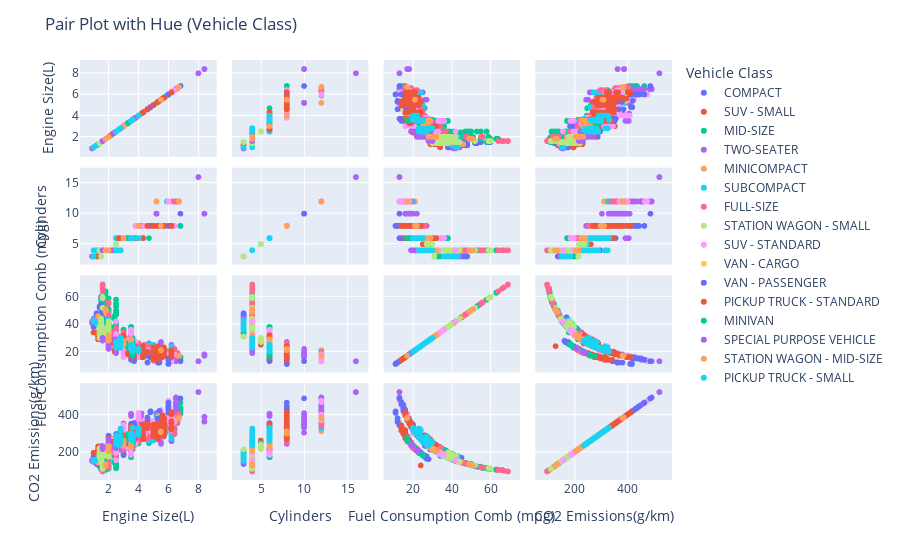

The cell this chart's notebook holds for it:
### Code cell
# Import necessary libraries
import pandas as pd
import plotly.express as px

# Load your dataset
data = pd.read_csv('CO2 Emissions_Canada.csv')

# Generate and display plots
fig = px.scatter_matrix(data, dimensions=['Engine Size(L)', 'Cylinders', 'Fuel Consumption Comb (mpg)', 'CO2 Emissions(g/km)'],
                        color='Vehicle Class')
fig.update_layout(title="Pair Plot with Hue (Vehicle Class)")
fig.show()

### Figure 1 — Plotly figure (JSON) as saved in the notebook; plotly's stock layout.template omitted (floating-point values rounded to 4 significant figures; data arrays with more than 128 entries replaced by an {"elided": "..."} marker saying what was removed)
{"data": [{"dimensions": [{"axis": {"matches": true}, "label": "Engine Size(L)", "values": {"elided": "1022 float values"}}, {"axis": {"matches": true}, "label": "Cylinders", "values": {"elided": "1022 int values"}}, {"axis": {"matches": true}, "label": "Fuel Consumption Comb (mpg)", "values": {"elided": "1022 int values"}}, {"axis": {"matches": true}, "label": "CO2 Emissions(g/km)", "values": {"elided": "1022 int values"}}], "hovertemplate": "Vehicle Class=COMPACT<br>%{xaxis.title.text}=%{x}<br>%{yaxis.title.text}=%{y}<extra></extra>", "legendgroup": "COMPACT", "marker": {"color": "#636efa", "symbol": "circle"}, "name": "COMPACT", "showlegend": true, "type": "splom"}, {"dimensions": [{"axis": {"matches": true}, "label": "Engine Size(L)", "values": {"elided": "1217 float values"}}, {"axis": {"matches": true}, "label": "Cylinders", "values": {"elided": "1217 int values"}}, {"axis": {"matches": true}, "label": "Fuel Consumption Comb (mpg)", "values": {"elided": "1217 int values"}}, {"axis": {"matches": true}, "label": "CO2 Emissions(g/km)", "values": {"elided": "1217 int values"}}], "hovertemplate": "Vehicle Class=SUV - SMALL<br>%{xaxis.title.text}=%{x}<br>%{yaxis.title.text}=%{y}<extra></extra>", "legendgroup": "SUV - SMALL", "marker": {"color": "#EF553B", "symbol": "circle"}, "name": "SUV - SMALL", "showlegend": true, "type": "splom"}, {"dimensions": [{"axis": {"matches": true}, "label": "Engine Size(L)", "values": {"elided": "1133 float values"}}, {"axis": {"matches": true}, "label": "Cylinders", "values": {"elided": "1133 int values"}}, {"axis": {"matches": true}, "label": "Fuel Consumption Comb (mpg)", "values": {"elided": "1133 int values"}}, {"axis": {"matches": true}, "label": "CO2 Emissions(g/km)", "values": {"elided": "1133 int values"}}], "hovertemplate": "Vehicle Class=MID-SIZE<br>%{xaxis.title.text}=%{x}<br>%{yaxis.title.text}=%{y}<extra></extra>", "legendgroup": "MID-SIZE", "marker": {"color": "#00cc96", "symbol": "circle"}, "name": "MID-SIZE", "showlegend": true, "type": "splom"}, {"dimensions": [{"axis": {"matches": true}, "label": "Engine Size(L)", "values": {"elided": "460 float values"}}, {"axis": {"matches": true}, "label": "Cylinders", "values": {"elided": "460 int values"}}, {"axis": {"matches": true}, "label": "Fuel Consumption Comb (mpg)", "values": {"elided": "460 int values"}}, {"axis": {"matches": true}, "label": "CO2 Emissions(g/km)", "values": {"elided": "460 int values"}}], "hovertemplate": "Vehicle Class=TWO-SEATER<br>%{xaxis.title.text}=%{x}<br>%{yaxis.title.text}=%{y}<extra></extra>", "legendgroup": "TWO-SEATER", "marker": {"color": "#ab63fa", "symbol": "circle"}, "name": "TWO-SEATER", "showlegend": true, "type": "splom"}, {"dimensions": [{"axis": {"matches": true}, "label": "Engine Size(L)", "values": {"elided": "326 float values"}}, {"axis": {"matches": true}, "label": "Cylinders", "values": {"elided": "326 int values"}}, {"axis": {"matches": true}, "label": "Fuel Consumption Comb (mpg)", "values": {"elided": "326 int values"}}, {"axis": {"matches": true}, "label": "CO2 Emissions(g/km)", "values": {"elided": "326 int values"}}], "hovertemplate": "Vehicle Class=MINICOMPACT<br>%{xaxis.title.text}=%{x}<br>%{yaxis.title.text}=%{y}<extra></extra>", "legendgroup": "MINICOMPACT", "marker": {"color": "#FFA15A", "symbol": "circle"}, "name": "MINICOMPACT", "showlegend": true, "type": "splom"}, {"dimensions": [{"axis": {"matches": true}, "label": "Engine Size(L)", "values": {"elided": "606 float values"}}, {"axis": {"matches": true}, "label": "Cylinders", "values": {"elided": "606 int values"}}, {"axis": {"matches": true}, "label": "Fuel Consumption Comb (mpg)", "values": {"elided": "606 int values"}}, {"axis": {"matches": true}, "label": "CO2 Emissions(g/km)", "values": {"elided": "606 int values"}}], "hovertemplate": "Vehicle Class=SUBCOMPACT<br>%{xaxis.title.text}=%{x}<br>%{yaxis.title.text}=%{y}<extra></extra>", "legendgroup": "SUBCOMPACT", "marker": {"color": "#19d3f3", "symbol": "circle"}, "name": "SUBCOMPACT", "showlegend": true, "type": "splom"}, {"dimensions": [{"axis": {"matches": true}, "label": "Engine Size(L)", "values": {"elided": "639 float values"}}, {"axis": {"matches": true}, "label": "Cylinders", "values": {"elided": "639 int values"}}, {"axis": {"matches": true}, "label": "Fuel Consumption Comb (mpg)", "values": {"elided": "639 int values"}}, {"axis": {"matches": true}, "label": "CO2 Emissions(g/km)", "values": {"elided": "639 int values"}}], "hovertemplate": "Vehicle Class=FULL-SIZE<br>%{xaxis.title.text}=%{x}<br>%{yaxis.title.text}=%{y}<extra></extra>", "legendgroup": "FULL-SIZE", "marker": {"color": "#FF6692", "symbol": "circle"}, "name": "FULL-SIZE", "showlegend": true, "type": "splom"}, {"dimensions": [{"axis": {"matches": true}, "label": "Engine Size(L)", "values": {"elided": "252 float values"}}, {"axis": {"matches": true}, "label": "Cylinders", "values": {"elided": "252 int values"}}, {"axis": {"matches": true}, "label": "Fuel Consumption Comb (mpg)", "values": {"elided": "252 int values"}}, {"axis": {"matches": true}, "label": "CO2 Emissions(g/km)", "values": {"elided": "252 int values"}}], "hovertemplate": "Vehicle Class=STATION WAGON - SMALL<br>%{xaxis.title.text}=%{x}<br>%{yaxis.title.text}=%{y}<extra></extra>", "legendgroup": "STATION WAGON - SMALL", "marker": {"color": "#B6E880", "symbol": "circle"}, "name": "STATION WAGON - SMALL", "showlegend": true, "type": "splom"}, {"dimensions": [{"axis": {"matches": true}, "label": "Engine Size(L)", "values": {"elided": "735 float values"}}, {"axis": {"matches": true}, "label": "Cylinders", "values": {"elided": "735 int values"}}, {"axis": {"matches": true}, "label": "Fuel Consumption Comb (mpg)", "values": {"elided": "735 int values"}}, {"axis": {"matches": true}, "label": "CO2 Emissions(g/km)", "values": {"elided": "735 int values"}}], "hovertemplate": "Vehicle Class=SUV - STANDARD<br>%{xaxis.title.text}=%{x}<br>%{yaxis.title.text}=%{y}<extra></extra>", "legendgroup": "SUV - STANDARD", "marker": {"color": "#FF97FF", "symbol": "circle"}, "name": "SUV - STANDARD", "showlegend": true, "type": "splom"}, {"dimensions": [{"axis": {"matches": true}, "label": "Engine Size(L)", "values": [4.3, 5.3, 5.3, 5.3, 5.3, 5.3, 5.3, 5.3, 5.3, 4.6, 4.6, 5.4, 5.4, 4.3, 5.3, 5.3, 5.3, 5.3, 5.3, 5.3, 5.3, 5.3]}, {"axis": {"matches": true}, "label": "Cylinders", "values": [6, 8, 8, 8, 8, 8, 8, 8, 8, 8, 8, 8, 8, 6, 8, 8, 8, 8, 8, 8, 8, 8]}, {"axis": {"matches": true}, "label": "Fuel Consumption Comb (mpg)", "values": [19, 18, 14, 17, 13, 17, 13, 17, 12, 17, 13, 16, 13, 19, 18, 14, 17, 13, 17, 13, 17, 12]}, {"axis": {"matches": true}, "label": "CO2 Emissions(g/km)", "values": [347, 366, 334, 380, 344, 380, 344, 380, 362, 373, 350, 396, 360, 347, 366, 334, 380, 344, 380, 344, 380, 362]}], "hovertemplate": "Vehicle Class=VAN - CARGO<br>%{xaxis.title.text}=%{x}<br>%{yaxis.title.text}=%{y}<extra></extra>", "legendgroup": "VAN - CARGO", "marker": {"color": "#FECB52", "symbol": "circle"}, "name": "VAN - CARGO", "showlegend": true, "type": "splom"}, {"dimensions": [{"axis": {"matches": true}, "label": "Engine Size(L)", "values": [5.3, 5.3, 5.3, 5.3, 4.8, 6, 6, 4.8, 6, 6, 4.6, 4.6, 6.8, 5.4, 5.4, 5.3, 5.3, 5.3, 5.3, 4.8, 6, 6, 4.8, 6, 6, 4.8, 6, 6, 6, 4.8, 6, 6, 6, 3.5, 3.7, 3.7, 4.8, 6, 6, 6, 4.8, 6, 6, 6, 6, 6, 3.5, 3.7, 3.7, 6, 6, 6, 6, 3.5, 3.7, 3.7, 6, 6, 3.5, 3.7, 3.5, 3.7, 3.5, 3.5, 3.5, 3.5]}, {"axis": {"matches": true}, "label": "Cylinders", "values": [8, 8, 8, 8, 8, 8, 8, 8, 8, 8, 8, 8, 10, 8, 8, 8, 8, 8, 8, 8, 8, 8, 8, 8, 8, 8, 8, 8, 8, 8, 8, 8, 8, 6, 6, 6, 8, 8, 8, 8, 8, 8, 8, 8, 8, 8, 6, 6, 6, 8, 8, 8, 8, 6, 6, 6, 8, 8, 6, 6, 6, 6, 6, 6, 6, 6]}, {"axis": {"matches": true}, "label": "Fuel Consumption Comb (mpg)", "values": [17, 13, 17, 12, 16, 15, 11, 16, 15, 11, 17, 12, 13, 15, 12, 17, 13, 17, 12, 16, 15, 11, 16, 15, 11, 16, 15, 15, 11, 16, 15, 15, 11, 19, 19, 14, 16, 15, 15, 11, 16, 15, 15, 11, 15, 14, 19, 19, 13, 15, 14, 15, 15, 19, 19, 14, 15, 15, 19, 19, 19, 19, 19, 15, 19, 14]}, {"axis": {"matches": true}, "label": "CO2 Emissions(g/km)", "values": [380, 344, 380, 362, 414, 432, 411, 419, 435, 413, 386, 368, 488, 421, 382, 380, 344, 380, 362, 414, 432, 411, 419, 435, 413, 414, 432, 432, 414, 416, 437, 437, 418, 338, 340, 315, 414, 432, 432, 414, 416, 437, 437, 418, 441, 465, 342, 356, 345, 441, 465, 438, 445, 344, 354, 343, 438, 445, 345, 354, 346, 355, 340, 316, 352, 328]}], "hovertemplate": "Vehicle Class=VAN - PASSENGER<br>%{xaxis.title.text}=%{x}<br>%{yaxis.title.text}=%{y}<extra></extra>", "legendgroup": "VAN - PASSENGER", "marker": {"color": "#636efa", "symbol": "circle"}, "name": "VAN - PASSENGER", "showlegend": true, "type": "splom"}, {"dimensions": [{"axis": {"matches": true}, "label": "Engine Size(L)", "values": {"elided": "538 float values"}}, {"axis": {"matches": true}, "label": "Cylinders", "values": {"elided": "538 int values"}}, {"axis": {"matches": true}, "label": "Fuel Consumption Comb (mpg)", "values": {"elided": "538 int values"}}, {"axis": {"matches": true}, "label": "CO2 Emissions(g/km)", "values": {"elided": "538 int values"}}], "hovertemplate": "Vehicle Class=PICKUP TRUCK - STANDARD<br>%{xaxis.title.text}=%{x}<br>%{yaxis.title.text}=%{y}<extra></extra>", "legendgroup": "PICKUP TRUCK - STANDARD", "marker": {"color": "#EF553B", "symbol": "circle"}, "name": "PICKUP TRUCK - STANDARD", "showlegend": true, "type": "splom"}, {"dimensions": [{"axis": {"matches": true}, "label": "Engine Size(L)", "values": [3.6, 3.6, 3.6, 3.6, 3.5, 3.5, 2.5, 2.5, 3.5, 3.6, 3.6, 3.5, 3.5, 3.6, 3.6, 3.6, 3.6, 3.6, 3.5, 3.3, 3.3, 3.3, 2.5, 2.5, 3.5, 3.6, 3.6, 3.5, 3.5, 3.6, 3.6, 3.6, 3.6, 3.5, 3.3, 3.3, 3.3, 2.5, 2.5, 3.5, 3.5, 3.6, 3.6, 3.6, 3.6, 3.5, 3.3, 3.3, 3.3, 2.5, 2.5, 3.5, 3.5, 3.6, 3.6, 3.6, 3.6, 3.5, 3.5, 3.3, 3.3, 3.3, 3.5, 3.5, 3.6, 3.6, 3.6, 3.6, 3.5, 3.5, 3.3, 3.5, 3.5, 3.6, 3.6, 3.6, 3.5, 3.3, 3.5, 3.5]}, {"axis": {"matches": true}, "label": "Cylinders", "values": [6, 6, 6, 6, 6, 6, 4, 4, 6, 6, 6, 6, 6, 6, 6, 6, 6, 6, 6, 6, 6, 6, 4, 4, 6, 6, 6, 6, 6, 6, 6, 6, 6, 6, 6, 6, 6, 4, 4, 6, 6, 6, 6, 6, 6, 6, 6, 6, 6, 4, 4, 6, 6, 6, 6, 6, 6, 6, 6, 6, 6, 6, 6, 6, 6, 6, 6, 6, 6, 6, 6, 6, 6, 6, 6, 6, 6, 6, 6, 6]}, {"axis": {"matches": true}, "label": "Fuel Consumption Comb (mpg)", "values": [24, 17, 24, 17, 27, 24, 29, 29, 25, 25, 18, 25, 23, 23, 24, 17, 24, 17, 27, 24, 25, 23, 29, 29, 27, 25, 18, 25, 23, 24, 17, 24, 17, 27, 24, 25, 23, 29, 29, 25, 23, 26, 27, 24, 17, 26, 24, 25, 23, 29, 29, 26, 24, 26, 27, 24, 17, 26, 27, 24, 25, 23, 26, 24, 26, 27, 24, 17, 26, 27, 25, 26, 24, 27, 27, 24, 27, 25, 26, 24]}, {"axis": {"matches": true}, "label": "CO2 Emissions(g/km)", "values": [276, 269, 271, 264, 244, 276, 223, 225, 255, 262, 254, 260, 285, 278, 276, 269, 271, 262, 244, 267, 262, 288, 221, 225, 242, 262, 254, 262, 288, 282, 279, 276, 269, 250, 275, 269, 296, 226, 229, 267, 290, 257, 249, 276, 274, 251, 275, 269, 296, 226, 230, 255, 274, 259, 249, 276, 274, 252, 247, 275, 269, 296, 256, 274, 259, 249, 276, 274, 252, 247, 272, 254, 274, 249, 249, 276, 248, 271, 259, 274]}], "hovertemplate": "Vehicle Class=MINIVAN<br>%{xaxis.title.text}=%{x}<br>%{yaxis.title.text}=%{y}<extra></extra>", "legendgroup": "MINIVAN", "marker": {"color": "#00cc96", "symbol": "circle"}, "name": "MINIVAN", "showlegend": true, "type": "splom"}, {"dimensions": [{"axis": {"matches": true}, "label": "Engine Size(L)", "values": [1.6, 2.5, 1.6, 2.5, 2, 3.7, 2, 2, 1.6, 2.5, 2.5, 2.5, 2, 3.7, 2, 2.4, 2, 1.6, 2.5, 2.5, 2.5, 2.5, 2.5, 2.5, 2.5, 2.5, 2.5, 2, 3.7, 2, 2, 2, 2.4, 2, 2.5, 2.5, 2.5, 2.5, 3.7, 2, 2, 2, 2.4, 2, 2.5, 2.5, 2.5, 2.5, 3.7, 2, 2, 2, 2.4, 2, 2, 2, 2.5, 2, 2, 2, 2.5, 3.7, 2, 2, 2, 2, 2.4, 2, 2, 2, 2.5, 2, 2, 2, 2.5, 2, 2.4]}, {"axis": {"matches": true}, "label": "Cylinders", "values": [4, 4, 4, 4, 4, 6, 4, 4, 4, 4, 4, 4, 4, 6, 4, 4, 4, 4, 4, 4, 4, 4, 4, 4, 4, 4, 4, 4, 6, 4, 4, 4, 4, 4, 4, 4, 4, 4, 6, 4, 4, 4, 4, 4, 4, 4, 4, 4, 6, 4, 4, 4, 4, 4, 4, 4, 4, 4, 4, 4, 4, 6, 4, 4, 4, 4, 4, 4, 4, 4, 4, 4, 4, 4, 4, 4, 4]}, {"axis": {"matches": true}, "label": "Fuel Consumption Comb (mpg)", "values": [30, 29, 28, 27, 28, 23, 30, 30, 30, 29, 28, 27, 28, 23, 30, 29, 30, 30, 27, 27, 20, 26, 26, 19, 26, 26, 19, 25, 22, 28, 26, 30, 29, 30, 27, 20, 26, 19, 22, 28, 27, 30, 29, 30, 27, 20, 26, 19, 22, 26, 25, 30, 29, 30, 30, 22, 27, 31, 31, 23, 26, 22, 26, 27, 25, 30, 29, 30, 22, 30, 27, 31, 31, 23, 26, 30, 29]}, {"axis": {"matches": true}, "label": "CO2 Emissions(g/km)", "values": [218, 228, 232, 239, 235, 281, 214, 216, 216, 228, 235, 239, 232, 281, 216, 225, 220, 223, 243, 243, 233, 252, 252, 240, 252, 252, 240, 268, 298, 233, 248, 220, 231, 220, 244, 234, 253, 242, 298, 240, 248, 220, 232, 218, 244, 234, 251, 241, 298, 251, 268, 218, 232, 219, 219, 209, 247, 214, 214, 208, 251, 297, 251, 248, 268, 218, 232, 219, 209, 219, 247, 214, 214, 208, 251, 218, 232]}], "hovertemplate": "Vehicle Class=SPECIAL PURPOSE VEHICLE<br>%{xaxis.title.text}=%{x}<br>%{yaxis.title.text}=%{y}<extra></extra>", "legendgroup": "SPECIAL PURPOSE VEHICLE", "marker": {"color": "#ab63fa", "symbol": "circle"}, "name": "SPECIAL PURPOSE VEHICLE", "showlegend": true, "type": "splom"}, {"dimensions": [{"axis": {"matches": true}, "label": "Engine Size(L)", "values": [2, 2, 3.5, 5.5, 5.5, 1.8, 2, 2, 3.5, 5.5, 2, 3.5, 3.5, 1.8, 2, 2, 5.5, 3, 3.5, 3.5, 1.8, 2, 3, 3.5, 3.5, 1.8, 2, 2, 2, 4, 2, 2, 3, 3.5, 3.5, 1.8, 2, 2, 2, 3, 4, 2, 3, 3.5, 3.5, 6.7, 2, 2, 4, 3.5, 3.5, 6.7, 6.7]}, {"axis": {"matches": true}, "label": "Cylinders", "values": [4, 4, 6, 8, 8, 4, 4, 4, 6, 8, 4, 6, 6, 4, 4, 4, 8, 6, 6, 6, 4, 4, 6, 6, 6, 4, 4, 4, 4, 8, 4, 4, 6, 6, 6, 4, 4, 4, 4, 6, 8, 4, 6, 6, 6, 12, 4, 4, 8, 6, 6, 12, 12]}, {"axis": {"matches": true}, "label": "Fuel Consumption Comb (mpg)", "values": [31, 30, 27, 21, 21, 51, 30, 30, 26, 21, 30, 29, 29, 50, 31, 30, 21, 26, 29, 29, 50, 32, 26, 29, 29, 49, 32, 30, 30, 21, 29, 30, 25, 29, 29, 49, 30, 31, 29, 28, 22, 29, 26, 28, 27, 17, 30, 28, 22, 28, 27, 17, 17]}, {"axis": {"matches": true}, "label": "CO2 Emissions(g/km)", "values": [212, 214, 242, 310, 310, 126, 214, 214, 248, 306, 216, 225, 228, 129, 214, 220, 310, 253, 230, 232, 131, 210, 259, 230, 232, 135, 204, 219, 221, 312, 225, 222, 261, 230, 232, 135, 216, 214, 224, 239, 299, 225, 254, 240, 242, 382, 219, 233, 299, 240, 242, 386, 386]}], "hovertemplate": "Vehicle Class=STATION WAGON - MID-SIZE<br>%{xaxis.title.text}=%{x}<br>%{yaxis.title.text}=%{y}<extra></extra>", "legendgroup": "STATION WAGON - MID-SIZE", "marker": {"color": "#FFA15A", "symbol": "circle"}, "name": "STATION WAGON - MID-SIZE", "showlegend": true, "type": "splom"}, {"dimensions": [{"axis": {"matches": true}, "label": "Engine Size(L)", "values": {"elided": "159 float values"}}, {"axis": {"matches": true}, "label": "Cylinders", "values": {"elided": "159 int values"}}, {"axis": {"matches": true}, "label": "Fuel Consumption Comb (mpg)", "values": {"elided": "159 int values"}}, {"axis": {"matches": true}, "label": "CO2 Emissions(g/km)", "values": {"elided": "159 int values"}}], "hovertemplate": "Vehicle Class=PICKUP TRUCK - SMALL<br>%{xaxis.title.text}=%{x}<br>%{yaxis.title.text}=%{y}<extra></extra>", "legendgroup": "PICKUP TRUCK - SMALL", "marker": {"color": "#19d3f3", "symbol": "circle"}, "name": "PICKUP TRUCK - SMALL", "showlegend": true, "type": "splom"}], "layout": {"dragmode": "select", "legend": {"title": {"text": "Vehicle Class"}, "tracegroupgap": 0}, "margin": {"t": 60}, "title": {"text": "Pair Plot with Hue (Vehicle Class)"}}}
